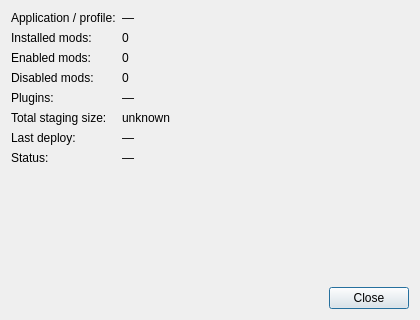
<?xml version="1.0" encoding="UTF-8"?>
<ui version="4.0">
 <class>InstanceDashboardDialog</class>
 <widget class="QDialog" name="InstanceDashboardDialog">
  <property name="geometry">
   <rect>
    <x>0</x>
    <y>0</y>
    <width>420</width>
    <height>320</height>
   </rect>
  </property>
  <property name="windowTitle">
   <string>Instance Dashboard</string>
  </property>
  <layout class="QVBoxLayout" name="verticalLayout">
   <item>
    <layout class="QFormLayout" name="formLayout">
     <item row="0" column="0">
      <widget class="QLabel" name="app_name_caption">
       <property name="text">
        <string>Application / profile:</string>
       </property>
      </widget>
     </item>
     <item row="0" column="1">
      <widget class="QLabel" name="app_name_value">
       <property name="text">
        <string>—</string>
       </property>
       <property name="textInteractionFlags">
        <set>Qt::TextSelectableByKeyboard|Qt::TextSelectableByMouse</set>
       </property>
      </widget>
     </item>
     <item row="1" column="0">
      <widget class="QLabel" name="total_mods_caption">
       <property name="text">
        <string>Installed mods:</string>
       </property>
      </widget>
     </item>
     <item row="1" column="1">
      <widget class="QLabel" name="total_mods_value">
       <property name="text">
        <string>0</string>
       </property>
       <property name="textInteractionFlags">
        <set>Qt::TextSelectableByKeyboard|Qt::TextSelectableByMouse</set>
       </property>
      </widget>
     </item>
     <item row="2" column="0">
      <widget class="QLabel" name="enabled_mods_caption">
       <property name="text">
        <string>Enabled mods:</string>
       </property>
      </widget>
     </item>
     <item row="2" column="1">
      <widget class="QLabel" name="enabled_mods_value">
       <property name="text">
        <string>0</string>
       </property>
       <property name="textInteractionFlags">
        <set>Qt::TextSelectableByKeyboard|Qt::TextSelectableByMouse</set>
       </property>
      </widget>
     </item>
     <item row="3" column="0">
      <widget class="QLabel" name="disabled_mods_caption">
       <property name="text">
        <string>Disabled mods:</string>
       </property>
      </widget>
     </item>
     <item row="3" column="1">
      <widget class="QLabel" name="disabled_mods_value">
       <property name="text">
        <string>0</string>
       </property>
       <property name="textInteractionFlags">
        <set>Qt::TextSelectableByKeyboard|Qt::TextSelectableByMouse</set>
       </property>
      </widget>
     </item>
     <item row="4" column="0">
      <widget class="QLabel" name="plugin_count_caption">
       <property name="text">
        <string>Plugins:</string>
       </property>
      </widget>
     </item>
     <item row="4" column="1">
      <widget class="QLabel" name="plugin_count_value">
       <property name="text">
        <string>—</string>
       </property>
       <property name="textInteractionFlags">
        <set>Qt::TextSelectableByKeyboard|Qt::TextSelectableByMouse</set>
       </property>
      </widget>
     </item>
     <item row="5" column="0">
      <widget class="QLabel" name="total_size_caption">
       <property name="text">
        <string>Total staging size:</string>
       </property>
      </widget>
     </item>
     <item row="5" column="1">
      <widget class="QLabel" name="total_size_value">
       <property name="text">
        <string>unknown</string>
       </property>
       <property name="textInteractionFlags">
        <set>Qt::TextSelectableByKeyboard|Qt::TextSelectableByMouse</set>
       </property>
      </widget>
     </item>
     <item row="6" column="0">
      <widget class="QLabel" name="last_deploy_caption">
       <property name="text">
        <string>Last deploy:</string>
       </property>
      </widget>
     </item>
     <item row="6" column="1">
      <widget class="QLabel" name="last_deploy_value">
       <property name="text">
        <string>—</string>
       </property>
       <property name="textInteractionFlags">
        <set>Qt::TextSelectableByKeyboard|Qt::TextSelectableByMouse</set>
       </property>
      </widget>
     </item>
     <item row="7" column="0">
      <widget class="QLabel" name="status_caption">
       <property name="text">
        <string>Status:</string>
       </property>
      </widget>
     </item>
     <item row="7" column="1">
      <widget class="QLabel" name="status_value">
       <property name="text">
        <string>—</string>
       </property>
       <property name="wordWrap">
        <bool>true</bool>
       </property>
       <property name="textInteractionFlags">
        <set>Qt::TextSelectableByKeyboard|Qt::TextSelectableByMouse</set>
       </property>
      </widget>
     </item>
    </layout>
   </item>
   <item>
    <spacer name="verticalSpacer">
     <property name="orientation">
      <enum>Qt::Vertical</enum>
     </property>
     <property name="sizeHint" stdset="0">
      <size>
       <width>20</width>
       <height>20</height>
      </size>
     </property>
    </spacer>
   </item>
   <item>
    <widget class="QDialogButtonBox" name="buttonBox">
     <property name="orientation">
      <enum>Qt::Horizontal</enum>
     </property>
     <property name="standardButtons">
      <set>QDialogButtonBox::Close</set>
     </property>
    </widget>
   </item>
  </layout>
 </widget>
 <resources/>
 <connections>
  <connection>
   <sender>buttonBox</sender>
   <signal>accepted()</signal>
   <receiver>InstanceDashboardDialog</receiver>
   <slot>accept()</slot>
  </connection>
  <connection>
   <sender>buttonBox</sender>
   <signal>rejected()</signal>
   <receiver>InstanceDashboardDialog</receiver>
   <slot>reject()</slot>
  </connection>
 </connections>
</ui>
